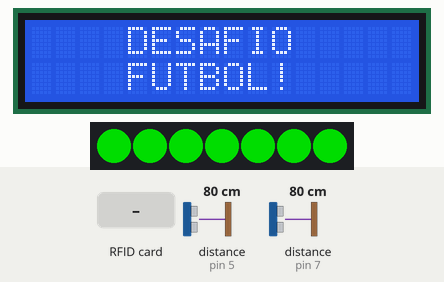
Recording of a sketch running on a simulated Arduino Uno, built with avr-gcc and run on an emulated ATmega328P. Parts: 16×2 character LCD, 7 RGB LEDs in strip order, left to right. The test bench sets the inputs (shaded band); at power-on: distance to the obstacle (sensors on pin 5, pin 7) 80 cm. The echo pulse lasts 58.3 µs per cm; dim RGB values are drawn brighter than linear; what the sketch prints to the serial monitor is not drawn.

Above: at 1.4 s.
1.5 s: RFID card 5E 7A 19 C4 held to the reader
At 1.67 s:
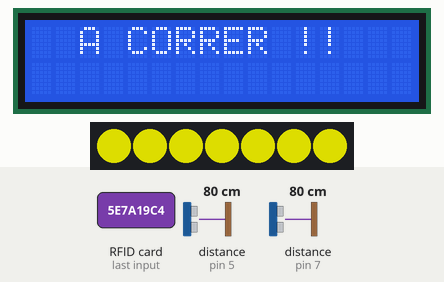
At 2.4 s:
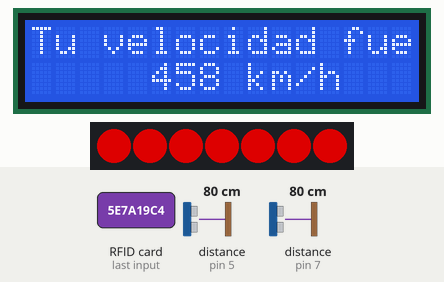
Timing chart, 0 to 15.3 s (numbered marks = the images above; inputs shaded):
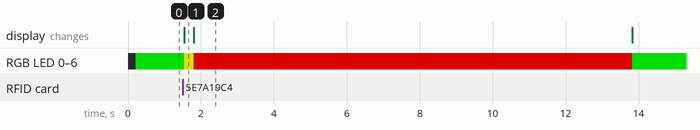

Measured:
- after the input at 1.5 s, RGB LED 0–6: RGB(0, 150, 0) → RGB(150, 150, 0) at once, → RGB(150, 0, 0) 0.26 s later, → RGB(0, 150, 0) 12.0 s later; the display: changes at once (image 1)

The sketch:

vel_valen_uno.ino
```cpp
#include <SPI.h>
#include <MFRC522.h>
#include <Wire.h>
#include <LiquidCrystal_I2C.h>
#include <Adafruit_NeoPixel.h>

#define PIN 2  // On Trinket or Gemma, suggest changing this to 1

#define NUMPIXELS 7  // Popular NeoPixel ring size

Adafruit_NeoPixel pixels(NUMPIXELS, PIN, NEO_GRB + NEO_KHZ800);

LiquidCrystal_I2C lcd(0x27, 16, 2);  // set the LCD address to 0x27 for a 16

#define SS_PIN 10
#define RST_PIN 9

MFRC522 rfid(SS_PIN, RST_PIN);  // Instance of the class

MFRC522::MIFARE_Key key;

// Init array that will store new NUID
byte nuidPICC[4];

// Variable to store the scanned card ID as a string
String cardID = "";

const int trigPin1 = 4;  //verde amarillo
const int echoPin1 = 5;  //marron naranja
const int trigPin2 = 6;  //verde
const int echoPin2 = 7;  //blanco
int estado = 0;

struct tiempos {
  int start;
  int finish;
  int startReturn;
  int finishReturn;
};

tiempos tiempo;

int reading;
bool gameStarted = false;
long gameTimer;
int maxSpeed;

void setup() {
  Serial.begin(9600);
  SPI.begin();      // Init SPI bus
  rfid.PCD_Init();  // Init
  lcd.init();       // initialize the lcd
  lcd.init();
  pixels.begin();  // INITIALIZE NeoPixel strip object (REQUIRED)

  // Print a message to the LCD.
  lcd.backlight();
  lcd.clear();
  lcd.setCursor(4, 0);
  lcd.print("DESAFIO");
  lcd.setCursor(4, 1);
  lcd.print("FUTBOL!");

  Serial.println(F("This code scans the MIFARE Classic NUID."));
  Serial.print(F("Using the following key:"));

  tiempo.start = 0;
  tiempo.finish = 0;
  tiempo.startReturn = 0;
  tiempo.finishReturn = 0;

  pinMode(trigPin1, OUTPUT);
  pinMode(echoPin1, INPUT);
  pinMode(trigPin2, OUTPUT);
  pinMode(echoPin2, INPUT);
  setGreen();
}

void loop() {

  if (millis() - gameTimer > 45000 && gameStarted == true) {
    estado = 5;
  }

  switch (estado) {
    case 0:
      lcd.setCursor(4, 0);
      lcd.print("DESAFIO");
      lcd.setCursor(4, 1);
      lcd.print("FUTBOL!");
      if (rfid.PICC_IsNewCardPresent()) {
        Serial.println("Tarjeta detectada.");
        estado = 1;
        gameStarted = true;
        gameTimer = millis();
        lcd.clear();
        lcd.setCursor(2, 0);
        lcd.print("A CORRER !!");
        setYellow();
      }
      break;

    case 1:
      reading = readUs(trigPin1, echoPin1);
      Serial.println(reading);
      if (reading < 100 && reading != 0) {
        tiempo.start = millis();
        Serial.println("First read");
        estado = 2;
      } else
        break;

    case 2:
      reading = readUs(trigPin2, echoPin2);

      if (reading < 100 && reading != 0) {
        tiempo.finish = millis();
        Serial.println("Second read");


        delay(10);
        estado = 3;
      }
      break;

    case 3:
      reading = readUs(trigPin2, echoPin2);
      if (reading < 100 && reading != 0) {
        tiempo.startReturn = millis();
        Serial.println("Third read");

        estado = 4;
      }
      break;
    case 4:
      reading = readUs(trigPin1, echoPin1);

      if (reading < 100 && reading != 0) {
        tiempo.finishReturn = millis();
        Serial.println("Fourth read");
        estado = 5;
      }
      break;

    case 5:
      /*
      Serial.println("El tiempo de ida fue: " + String(tiempo.finish - tiempo.start));
      Serial.println("El tiempo de vuelta fue: " + String(tiempo.finishReturn - tiempo.startReturn));*/
      gameStarted = false;
      setRed();

      double finalTime1 = (tiempo.finish - tiempo.start) / 3600000.0;
      double finalTime2 = (tiempo.finishReturn - tiempo.startReturn) / 3600000.0;

      //lcd.print("1: " + String(0.007 / finalTime1) + " km/h");
      if (0.007 / finalTime1 > 0.007 / finalTime2) {
        maxSpeed = 0.007 / finalTime1;
      } else {
        maxSpeed = 0.007 / finalTime2;
      }
      if (maxSpeed == 0) {
        lcd.clear();
        lcd.setCursor(1, 0);
        lcd.print("Te quedaste");
        lcd.setCursor(3, 1);
        lcd.print("sin tiempo :(");

      } else {
        lcd.clear();
        lcd.setCursor(0, 0);
        lcd.print("Tu velocidad fue:");
        lcd.setCursor(5, 1);
        lcd.print(String(maxSpeed) + " km/h");
      }

      Serial.println("La velocidad de ida fue: " + String(0.007 / finalTime1));
      Serial.println("La velocidad de ida fue: " + String(0.007 / finalTime2));
      delay(12000);

      lcd.clear();
      lcd.setCursor(4, 0);
      lcd.print("DESAFIO");
      lcd.setCursor(4, 1);
      lcd.print("FUTBOL!");

      tiempo.start = 0;
      tiempo.finish = 0;
      tiempo.startReturn = 0;
      tiempo.finishReturn = 0;

      setGreen();
      estado = 0;
      //ESP.restart();


      break;
  }


  //Serial.println(readUs(trigPin2, echoPin2));
}

void setGreen() {
  pixels.clear();                        // Set all pixel colors to 'off'
  for (int i = 0; i < NUMPIXELS; i++) {  // For each pixel...
    pixels.setPixelColor(i, pixels.Color(0, 150, 0));

    pixels.show();  // Send the updated pixel colors to the hardware.
  }
}

void setRed() {
  pixels.clear();                        // Set all pixel colors to 'off'
  for (int i = 0; i < NUMPIXELS; i++) {  // For each pixel...
    pixels.setPixelColor(i, pixels.Color(150, 0, 0));

    pixels.show();  // Send the updated pixel colors to the hardware.
  }
}

void setYellow() {
  pixels.clear();                        // Set all pixel colors to 'off'
  for (int i = 0; i < NUMPIXELS; i++) {  // For each pixel...
    pixels.setPixelColor(i, pixels.Color(150, 150, 0));

    pixels.show();  // Send the updated pixel colors to the hardware.
  }
}

int readUs(int trig, int echo) {
  digitalWrite(trig, LOW);  //Inicializamos el pin con 0
  long t;                   //tiempopo que demora en llegar el eco
  long d;                   //distancia en centiempotros

  digitalWrite(trig, HIGH);
  delayMicroseconds(10);  //Enviamos un pulso de 10us
  digitalWrite(trig, LOW);

  t = pulseIn(echo, HIGH);  //obtenemos el ancho del pulso
  d = t / 59;               //escalamos el tiempo a una distancia en cm
  delay(50);
  return d;
}
```
